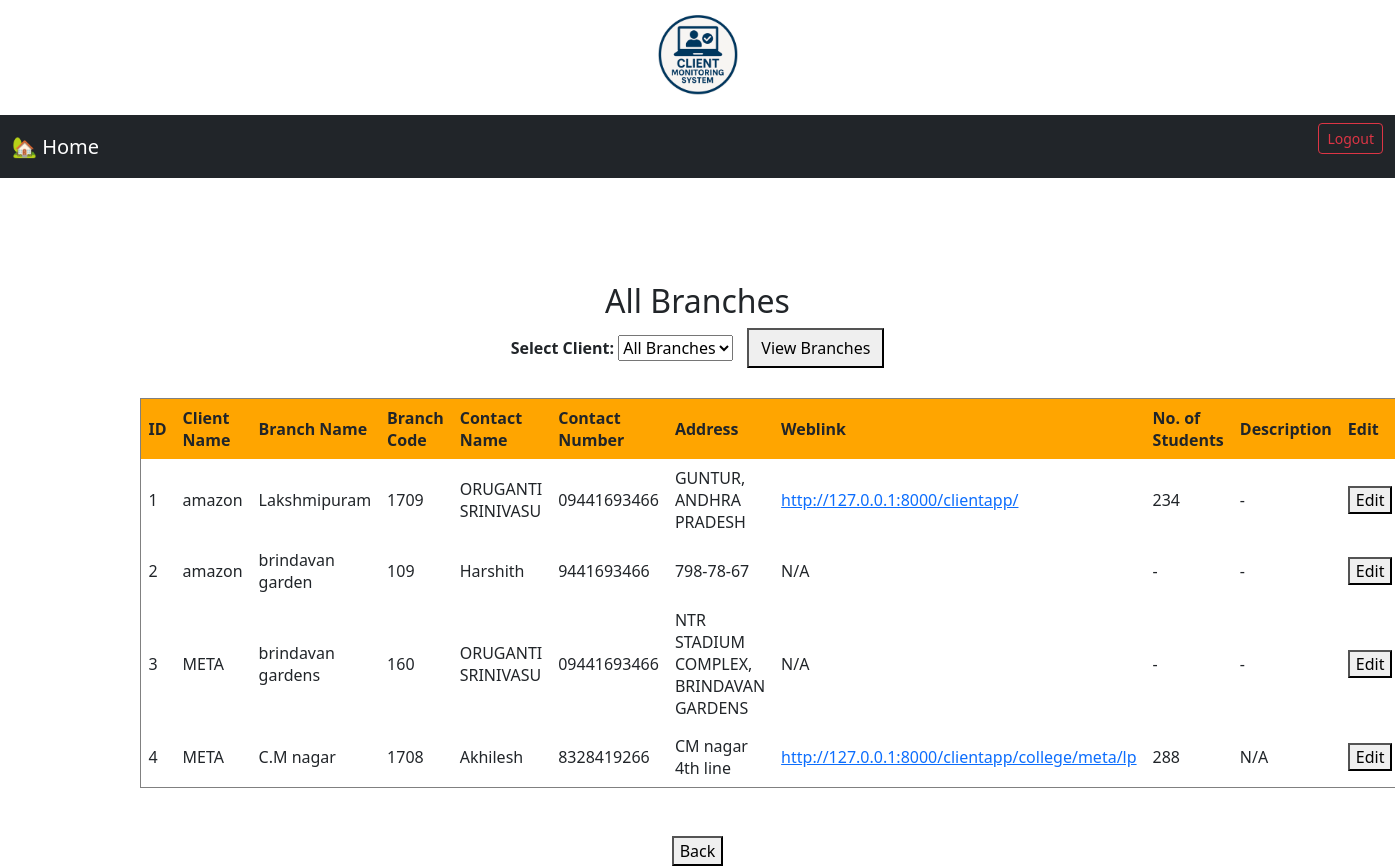
The page /clientapp/allbranches/ on the database its author committed.
### clientapp/models.py (models this page shows, shortened)
class Branch(models.Model):
    client = models.ForeignKey(Client, on_delete=models.CASCADE)
    branch_name = models.CharField(max_length=100)
    branch_code = models.CharField(max_length=50)
    contact_name = models.CharField(max_length=100)
    contact_number = models.CharField(max_length=15)
    address = models.TextField()
    weblink = models.URLField(blank=True)
    username = models.CharField(max_length=100)
    number_of_students = models.IntegerField(null=True, blank=True)
    description = models.TextField(null=True, blank=True)

class Client(models.Model):
    client_name = models.CharField(max_length=100)
    contact_name = models.CharField(max_length=100)
    client_code = models.CharField(max_length=50)
    contact_number = models.CharField(max_length=15)
    address = models.TextField()
    url = models.URLField(blank=True)
    additional_link = models.URLField(blank=True, null=True)
    login_id = models.CharField(max_length=100)
    password = models.CharField(max_length=100)
    has_branches = models.BooleanField(default=False)
    strength = models.IntegerField(null=True, blank=True)
    payment_type = models.CharField(max_length=50)
    unit_amount = models.DecimalField(max_digits=10, decimal_places=2)
    description = models.TextField(blank=True)

### clientapp/views.py (the view)
# urls.py: path('allbranches/', views.all_branches, name='all_branches'),
def all_branches(request):
    selected_client_id = request.GET.get('client')
    if selected_client_id and selected_client_id != 'all':
        branches = Branch.objects.filter(client__id=selected_client_id)
    else:
        branches = Branch.objects.all()
    clients = Client.objects.all()
    return render(request, 'all_branches.html', {
        'branches': branches,
        'clients': clients,
        'selected_client_id': selected_client_id or 'all'
    })

### clientapp/templates/all_branches.html (shortened to what this page needs)
{% extends "home.html" %}
{% block content %}
  <h2 style="text-align: center; margin-top: 40px;">All Branches</h2>
  <form method="get" action="{% url 'all_branches' %}" style="text-align: center; margin-bottom: 30px;">
    <label for="client"><strong>Select Client:</strong></label>
    <select name="client" id="client">
      <option value="all" {% if selected_client_id == "all" or not selected_client_id %}selected{% endif %}>All Branches</option>
    </select>
    <button type="submit" style="padding: 6px 12px; margin-left: 10px;">View Branches</button>
  </form>
  {% if branches %}
    <table border="1" cellpadding="8" cellspacing="1" align="center" width="95%">
    <thead style="background-color:orange">
        <tr>
          <th>ID</th>
          <th>Client Name</th>
          <th>Branch Name</th>
          <th>Branch Code</th>
          <th>Contact Name</th>
          <th>Contact Number</th>
          <th>Address</th>
          <th>Weblink</th>
          <th>No. of Students</th>
          <th>Description</th>
          <th>Edit</th>
        </tr>
      </thead>
      <tbody>
        {% for branch in branches %}
        <tr>
          <td>{{ forloop.counter }}</td>
          <td>{{ branch.client.client_name }}</td>
          <td>{{ branch.branch_name }}</td>
          <td>{{ branch.branch_code }}</td>
          <td>{{ branch.contact_name }}</td>
          <td>{{ branch.contact_number }}</td>
          <td>{{ branch.address }}</td>
          <td>
            {% if branch.weblink %}
              <a href="{{ branch.weblink }}" target="_blank">{{ branch.weblink }}</a>
            {% else %}
              N/A
            {% endif %}
          </td>
          <td>{{ branch.number_of_students|default:"-" }}</td>
          <td>{{ branch.description|default:"-" }}</td>
          <td>
            <a href="{% url 'edit_branch' branch.id %}"><button type="button">Edit</button></a>
          </td>
        </tr>
        {% endfor %}
      </tbody>
    </table>
  {% else %}
    <p style="text-align:center; margin-top: 30px;">No branches found for this client.</p>
  {% endif %}
  <br><br>
  <center>
    <a href="/clientapp/allclients/"><button type="button">Back</button></a>
  </center>
{% endblock %}

### clientapp/templates/home.html (shortened to what this page needs)
{% load static %}
{% load django_bootstrap5 %}
<html>
<head>
  {% bootstrap_css %}
</head>
<body>
<div class="top-logo">
  <img src="{% static 'images/899.png' %}" alt="Client Monitoring System Logo">
</div>
<nav class="navbar navbar-expand-lg navbar-dark bg-dark custom-navbar">
  <div class="container-fluid">
    <a class="navbar-brand" href="{% url 'Homepage' %}">🏡 Home</a>
    <div class="collapse navbar-collapse" id="navbarNav">
      <form method="post" action="{% url 'logout' %}" class="d-flex">
        <button class="btn btn-outline-danger btn-sm" type="submit">Logout</button>
      </form>
    </div>
  </div>
</nav>
<div class="container mt-5 pt-3">
  {% block content %}{% endblock %}
</div>
</body>
</html>

### clientapp/templates/home.html (style rules this page uses)
.top-logo { text-align: center; margin-top: 15px; margin-bottom: 10px; }
.top-logo img { height: 80px; }
.custom-navbar { margin-top: 20px; }

### rows shown on the page
Branch: client.client_name "amazon", branch_name "Lakshmipuram", branch_code "1709", contact_name "ORUGANTI SRINIVASU", contact_number "09441693466", address "GUNTUR, ANDHRA PRADESH", weblink "http://127.0.0.1:8000/clientapp/", number_of_students "234", description "-"
Branch: client.client_name "amazon", branch_name "brindavan garden", branch_code "109", contact_name "Harshith", contact_number "9441693466", address "798-78-67", weblink "N/A", number_of_students "-", description "-"
Branch: client.client_name "META", branch_name "brindavan gardens", branch_code "160", contact_name "ORUGANTI SRINIVASU", contact_number "09441693466", address "NTR STADIUM COMPLEX, BRINDAVAN GARDENS", weblink "N/A", number_of_students "-", description "-"
Branch: client.client_name "META", branch_name "C.M nagar", branch_code "1708", contact_name "Akhilesh", contact_number "8328419266", address "CM nagar 4th line", weblink "http://127.0.0.1:8000/clientapp/college/meta/lp", number_of_students "288", description "N/A"
